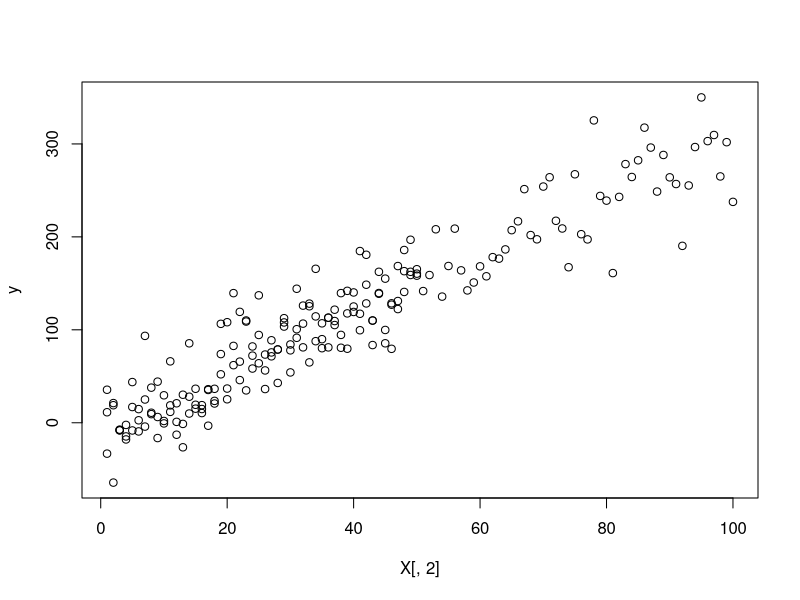

Generate this figure with R: (Note: this script raises an error after producing the figure.)
# why are conf/pred intervals on predicted values tighter near center of covariates?
# with univariate the predicted values just go up in x

rm(list=ls())
OLS <- function(y,X) {
  b <- solve(t(X) %*% X) %*% t(X) %*% y
  return(b)
}
  
set.seed(1234)
n <- 200
k <-1
X <- cbind(1, c(1:(n/2),1:(n/4),1:(n/4)))
X <- X[order(X[ ,2]), ]
beta <- c(0, 3)
eps <- rnorm(n,0,30)
y <- X %*% beta + eps
df <- data.frame(y, X)

plot(X[ ,2],y)

b <- OLS(y,X)
y.pred <- X %*% b
# manually get errors
e <- y - y.pred
s2 <- as.vector(t(e) %*% e / (n - k))

XpXinv <- solve(t(X) %*% X)
y.pred.var <- s2 * X %*% XpXinv %*% t(X)
y.pred.se <- sqrt(diag(y.pred.var))

mod <- lm(y ~ X[ ,2], data = df)
# predicts + interval
newx <- seq(min(df$x), max(df$x), length.out=100)
conf <- predict(mod, interval = 'confidence')
pred <- predict(mod, interval = 'prediction')

# plot
plot(y ~ x, data = df, type = 'n')
# add fill
polygon(c(rev(newx), newx), c(rev(pred[ ,3]), pred[ ,2]), col = 'grey80', border = NA)
polygon(c(rev(newx), newx), c(rev(conf[ ,3]), conf[ ,2]), col = 'grey60', border = NA)

# model
abline(mod)
# intervals
lines(X[ ,2], pred[ ,3], lty = 'dashed', col = 'red')
lines(X[ ,2], pred[ ,2], lty = 'dashed', col = 'red')
lines(x, conf[ ,3], lty = 'dashed', col = 'red')
lines(x, conf[ ,2], lty = 'dashed', col = 'red')

pred.diff = pred[ ,3] - pred[ ,1]
conf.diff = conf[ ,3] - conf[ ,1]

